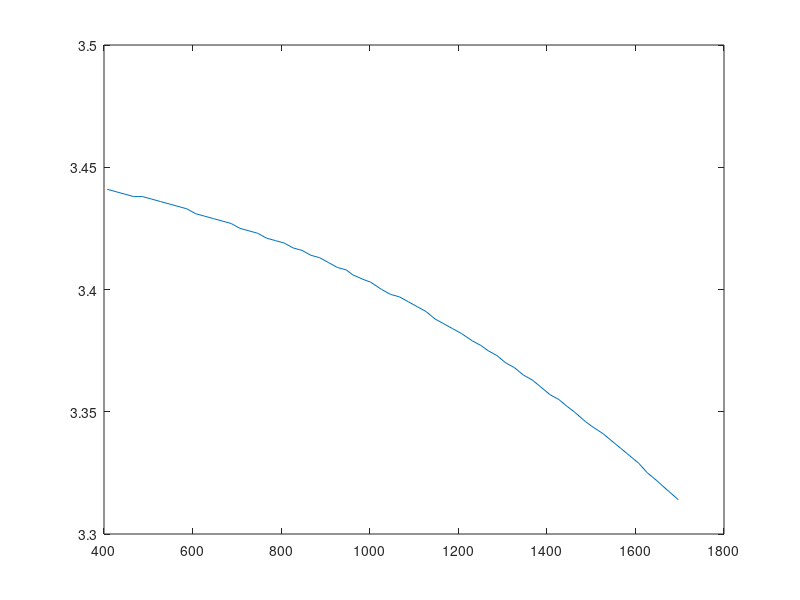
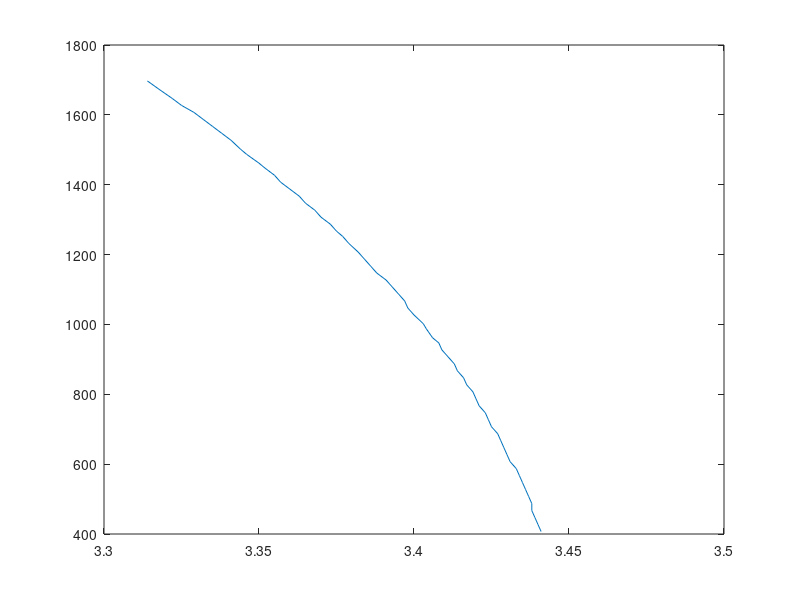

Reproduce these figures in MATLAB, in order.
% makes the VPREMOON_original vecolity model file

model = [...
0	1737	1	0.5	2.6	6750
0.9	1736.1	1	0.5	2.6	6750
0.9	1736.1	3.2	1.8	2.762	6750
11.9	1725.1	3.2	1.8	2.762	6750
11.9	1725.1	5.5	3.3	2.762	6750
27.9	1709.1	5.5	3.3	2.762	6750
27.9	1709.1	7.54	4.34	3.312	6750
39.9	1697.1	7.55	4.34	3.314	6750
65.3	1671.7	7.57	4.35	3.318	9000
89.9	1647.1	7.59	4.36	3.322	9000
109.9	1627.1	7.61	4.37	3.325	9000
129.9	1607.1	7.63	4.38	3.329	9000
149.9	1587.1	7.64	4.39	3.332	9000
169.9	1567.1	7.66	4.4	3.335	9000
189.9	1547.1	7.68	4.4	3.338	9000
209.9	1527.1	7.69	4.41	3.341	9000
235	1502	7.71	4.42	3.344	9000
249.9	1487.1	7.72	4.43	3.346	9000
275.3	1461.7	7.74	4.44	3.35	3375
289.9	1447.1	7.75	4.44	3.352	3375
309.9	1427.1	7.77	4.45	3.355	3375
329.9	1407.1	7.78	4.45	3.357	3375
349.9	1387.1	7.8	4.46	3.36	3375
369.9	1367.1	7.81	4.47	3.363	3375
389.9	1347.1	7.82	4.47	3.365	3375
409.9	1327.1	7.84	4.48	3.368	3375
429.9	1307.1	7.85	4.49	3.37	3375
449.9	1287.1	7.86	4.49	3.373	3375
469.9	1267.1	7.88	4.5	3.375	3375
485	1252	7.88	4.5	3.377	3375
505.3	1231.7	7.9	4.51	3.379	1125
529.9	1207.1	7.91	4.51	3.382	1125
549.9	1187.1	7.92	4.52	3.384	1125
569.9	1167.1	7.94	4.53	3.386	1125
589.9	1147.1	7.95	4.53	3.388	1125
609.9	1127.1	7.96	4.54	3.391	1125
629.9	1107.1	7.97	4.54	3.393	1125
649.9	1087.1	7.98	4.54	3.395	1125
669.9	1067.1	7.99	4.55	3.397	1125
689.9	1047.1	8	4.55	3.398	1125
709.9	1027.1	8.01	4.56	3.4	1125
735	1002	8.02	4.56	3.403	1125
749.9	987.1	8.03	4.57	3.404	1125
775.3	961.7	8.04	4.57	3.406	675
789.9	947.1	8.05	4.57	3.408	675
809.9	927.1	8.06	4.58	3.409	675
829.9	907.1	8.07	4.58	3.411	675
849.9	887.1	8.08	4.58	3.413	675
869.9	867.1	8.08	4.59	3.414	675
889.9	847.1	8.09	4.59	3.416	675
909.9	827.1	8.1	4.59	3.417	675
929.9	807.1	8.11	4.6	3.419	675
949.9	787.1	8.12	4.6	3.42	675
969.9	767.1	8.12	4.6	3.421	675
989.9	747.1	8.13	4.61	3.423	675
1009.9	727.1	8.14	4.61	3.424	675
1029.9	707.1	8.14	4.61	3.425	675
1049.9	687.1	8.15	4.61	3.427	675
1069.9	667.1	8.16	4.62	3.428	675
1089.9	647.1	8.16	4.62	3.429	675
1109.9	627.1	8.17	4.62	3.43	675
1129.9	607.1	8.18	4.62	3.431	675
1149.9	587.1	8.18	4.62	3.433	675
1169.9	567.1	8.19	4.63	3.434	675
1189.9	547.1	8.19	4.63	3.435	675
1209.9	527.1	8.2	4.63	3.436	675
1229.9	507.1	8.2	4.63	3.437	675
1249.9	487.1	8.21	4.63	3.438	675
1269.9	467.1	8.21	4.63	3.438	675
1289.9	447.1	8.22	4.63	3.439	675
1309.9	427.1	8.22	4.64	3.44	675
1329.9	407.1	8.23	4.64	3.441	675
1349.9	387.1	8.23	4.64	3.442	675
1357	380	8.23	4.64	3.442	675
1357	380	9	5	5.171	10000
1737	0	9	5	5.171	10000];


%%

figure(1)
clf

z = model(8:72,5);
v = model(8:72,2);

plot(v,z,'-')

%%
%cubic fit
b_p = [-3.5e-11 -1.6e-7 -6.7e-5 8.3];
b_s = [-3.2e-11 -5.2e-8 -2.4e-6 4.6];
b_rho = [-6e-12 -3.1e-8 -1.2e-5 3.5];

new_z = [387.1:-20:0 0];
new_p = b_p(1)*new_z.^3 + b_p(2)*new_z.^2 + b_p(3)*new_z +b_p(4);
new_s = b_s(1)*new_z.^3 + b_s(2)*new_z.^2 + b_s(3)*new_z +b_s(4);
new_rho = b_rho(1)*new_z.^3 + b_rho(2)*new_z.^2 + b_rho(3)*new_z +b_rho(4);

n_model = model;
n_model(end-3:end,:) = [];

n_model = [n_model ;
        (1737-new_z)' new_z' new_p' new_s' new_rho' 7000*ones(size(new_rho))'];
    
    
figure(2)
clf

z = model(8:72,5);
v = model(8:72,2);

plot(z,v,'-')


%%
fid = fopen('VPREMOON_Q7000_ori_NoCORE','w');

n_model(:,6) = 7000;

for ii = 1:length(n_model)
    fprintf(fid,'%4.2f %4.2f %2.2f %2.2f %2.4f %.0f\n',n_model(ii,:));
end

fclose(fid);